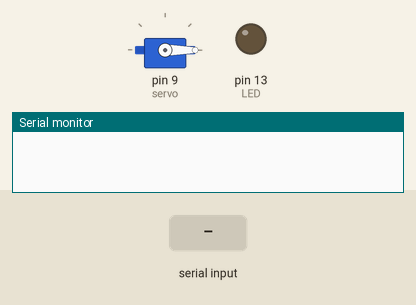
Recording of a sketch running on a simulated Arduino Uno, built with avr-gcc and run on an emulated ATmega328P. Parts: servo, output pins drawn as LEDs (lit = HIGH), the last lines printed to the serial monitor. The inputs (shaded band) are chosen by the test bench.

Above: at 1.8 s.
1.9 s: "5" received over Serial
At 2.6 s:
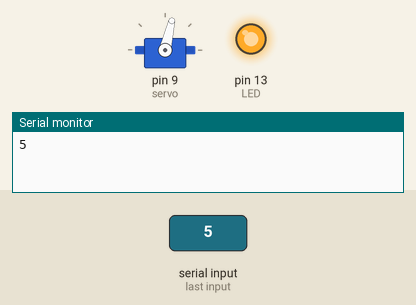
3.5 s: "0" received over Serial
At 4.8 s:
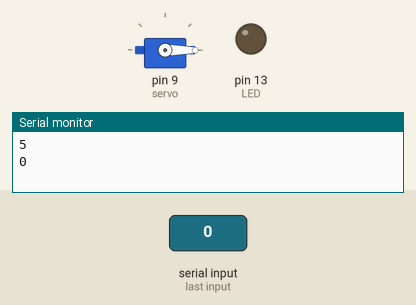
5.1 s: "1" received over Serial
At 6.2 s:
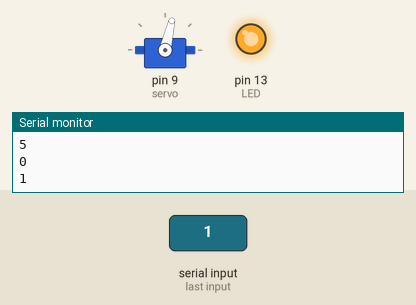
Timing chart, 0 to 8.1 s (numbered marks = the images above; inputs shaded):
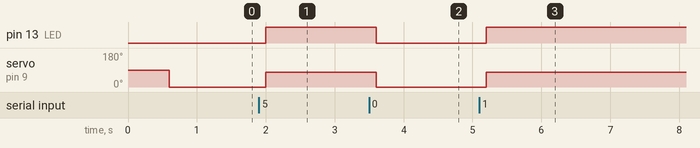

Measured:
- after the input at 1.9 s, pin 13 (LED): LOW → HIGH after 0.10 s; servo on pin 9 (servo): 0° → 77° after 0.10 s
- after the input at 3.5 s, pin 13 (LED): HIGH → LOW after 0.10 s; servo on pin 9 (servo): 77° → 0° after 0.10 s
- after the input at 5.1 s, pin 13 (LED): LOW → HIGH after 0.10 s; servo on pin 9 (servo): 0° → 77° after 0.10 s

The sketch:

arduino-servo.ino
```cpp
#include <Servo.h>
Servo servo;        //Servoオブジェクトを作成
int BTReset = 3;
int LED = 13;

char inByte = 0;
int nowAction = 0;

boolean isServoPosiInit = false;
void setup() {
  servo.attach(9);  //D9ピンをサーボの信号線として設定
  // make the Bluetooth Module reset:
  digitalWrite(BTReset, LOW);
  delay(100);
  digitalWrite(BTReset, HIGH);
  delay(500);

  // initialize serial communication at 115200 bits per second:
  Serial.begin(115200);

  pinMode(LED, OUTPUT);  // make a LED pin output
}

void loop() {
  // if we get a valid byte, read analog ins:
  if (Serial.available() > 0) {
    // get incoming byte:
    inByte = Serial.read();
    if (inByte == '0') {
      nowAction = 0;
    } else if (inByte == '5') {
      nowAction = 5;
    } else {
      nowAction = 9;
    }
    Serial.println(inByte);
    delay(100);
  }
  delay(1);        // delay in between reads for stability

  if (nowAction == 0) {
      servo.write(0); // サーボの角度を0°に設定
      digitalWrite(LED, LOW);
  } else {
      servo.write(77); // サーボの角度を90°に設定
      digitalWrite(LED, HIGH);
  }
}
```
